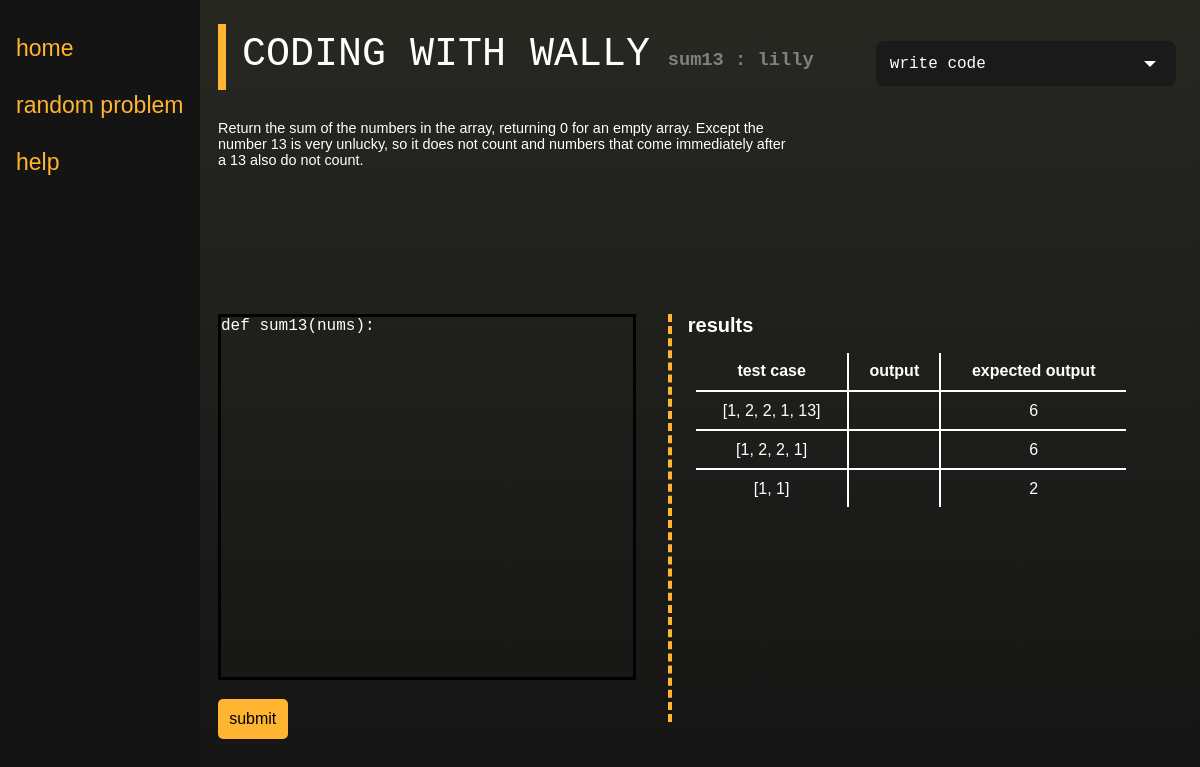
The app's page /sum13 with its own data.
### model.py (models this page shows, shortened)
class Problem(db.Model):
    __table_args__ = {'extend_existing': True}
    func_name = db.Column("func_name", db.String(50), primary_key = True)
    func_call = db.Column(db.String(70), nullable = False)
    author = db.Column(db.String(40), nullable = False)
    desc = db.Column(db.String, nullable = False)
    testInputs = db.Column(db.String, nullable = False)
    testInputAnswers = db.Column(db.String, nullable = False)
    tags = db.Column(db.String, nullable = False)
    function = db.Column(db.String, nullable = False)

### routes.py (the view, shortened to what this page needs)
@wally.route('/<problem_pg>', methods=["POST", "GET"])
def change_type(problem_pg):
    global addProbInputs
    global addProbOutputs
    addProbInputs = []
    addProbOutputs = []
    global problem
    global contents
    initDict()
    if (problem_pg) in probDict:
        problem = problem_pg
        contents = probDict[problem]
    return render_template("writeCode.html", author = contents.author,function_name=contents.func_name, description=contents.desc, tests=contents.testInputs, ansKey=contents.testInputAnswers, func_call=contents.func_call, tags = contents.tags)

### routes.py (called while the page is built)
def initDict(): #adds all problems currently in database to the dictionary probDict
    global probDict
    probs = Problem.query.all()
    for prob in probs:
        if prob.func_name not in probDict:
            addToDict(prob)

### templates/writeCode.html (shortened to what this page needs)
{% extends "base.html" %}
{% block options %}
<option value="writeCode" selected>write code</option>
{% endblock %}
{% block content %}
<form>
	<div id="jsEditor">def {{func_call}}:
	</div>
	<input class="submitbtn" id="submitCode" type="submit" value="submit" style = "margin-top: 1.2em;"/>
</form>
{% endblock %}
{% block answers %}
<table>
	<tr>
		<th>test case</th>
		<th>output</th>
		<th>expected output</th>
	</tr>
	{%for i in range(tests|length)%}
	<tr>
		{% if tests[i] is string %}
			<td>"{{tests[i]}}"</td>
		{% else %}
			<td>{{tests[i]}}</td>
		{% endif %}
		<td class="output"></td>
		<td>{{ansKey[i]}}</td>
	</tr>
	{% endfor %}
</table>
{% endblock %}

### templates/base.html (shortened to what this page needs)
<!DOCTYPE html>
<html lang="en">
<head>
    <link rel="stylesheet" href="{{ url_for('static', filename = 'css/base.css') }}">
    <link rel="stylesheet" href="{{ url_for('static', filename = 'css/select.css') }}">
    <link rel="stylesheet" href="{{url_for('static', filename = 'css/misc.css') }}">
</head>
<body>
    <div id="sidebar" class="noselect">
        <a href = "/" id="home">home</a>
        <a id="rand">random problem</a>
        <a>help</a>
    </div>
    <div id="main">
        <div id="header" class="noselect">
            <h1>CODING WITH WALLY</h1>
            <h3>{{function_name}}
            {% if (author != "" or author != None ) %}
: {{author}}
            {% endif %}
            </h3>
            <div class="custom-select">
                <select>
                    {% block options %}
                    {% endblock %}
                </select>
            </div>
        </div>
        <div style="width:60%;height:22vh;padding-right:1.5em;overflow-y: auto;">
            <p>{{description}}</p>
        </div>
        <div id="flexbox">
            <div class="flexchild" id="leftcontent">
                {% block content %}{% endblock %}
            </div>
            <div class="flexchild" id="rightcontent">
                <h2>results</h2>
                {% block answers %}{% endblock %}
            </div>
        </div>
    </div>
</body>
</html>

### static/css/base.css (style rules this page uses)
html, body { font-family: "Verdana", sans-serif; overflow: hidden; height: 100%; background: linear-gradient(rgb(39, 40, 34), rgb(20,20,20)); color: white; cursor: default; }
#sidebar { height: 100%; width: 200px; position: fixed; z-index: 1; top: 0; left: 0; background-color: rgb(20, 20, 20); overflow-x: hidden; padding-top: 20px; }
#sidebar a { font-family: "Verdana", sans-serif; padding: 15px 8px 15px 16px; text-decoration: none; font-size: 23px; color: rgb(255, 181, 49); display: block; }
#main { height: 100%; margin-left: 200px; padding: 0px 10px; }
#header { margin-top: 2vh; margin-bottom: 2vh; border-left: solid rgb(255, 181, 49) 0.5em; padding: 0 0.5em; font-family: 'Courier New', monospace; }
#flexbox { display: flex; margin-top: 2em; }
#leftcontent { width: 45%; }
#rightcontent { height: 51vh; padding: 0 1em; border-left: dashed rgb(255, 181, 49) 0.25em; flex-grow: 1; margin-left: 1em; }
h1 { display: inline-block; font-weight: normal; font-size: 2.5em; margin: 0.2em; }
h3 { display: inline-block; color: gray; }
#jsEditor { border: 0.2em black solid; height: 45vh; width: 95%; font-family : monospace !important; font-size: 16px !important; direction:ltr !important; text-align:left !important; }
p { font-family: "Verdana", sans-serif; font-size: 0.9em; }
.submitbtn { font-size: 1em; background-color: rgb(255, 181, 49); border: none; padding: 0.7em; border-radius: 5px; font-family: "Verdana", sans-serif; }
h2 { margin: 0; font-family: "Verdana", sans-serif; font-size: 20px; }
table { border-collapse: collapse; border-style: hidden; width: 90%; height: auto; padding: 0.5em; margin: 0.5em; margin-top: 1em; text-align: center; }
table td, table th { border: white solid 2px; padding: 0.6em; }

### static/css/select.css (style rules this page uses)
.custom-select { width: 25vw; position: absolute; right: 2%; top: 5%; }
.custom-select select { display: none; }

### static/css/misc.css (style rules this page uses)
.noselect { -webkit-touch-callout: none; -webkit-user-select: none; -khtml-user-select: none; -moz-user-select: none; -ms-user-select: none; user-select: none; }

### records on screen
Problem: func_name "sum13", author "lilly", desc "Return the sum of the numbers in the array, returning 0 for an empty array. Except the number 13 is very unlucky, so it does not count and numbers that come immediately after a 13 also do not count.", func_call "sum13(nums)"

### other values on screen
{{ tests[i] }} "[1, 2, 2, 1, 13]" "[1, 2, 2, 1]" "[1, 1]"
{{ ansKey[i] }} "6" "6" "2"
